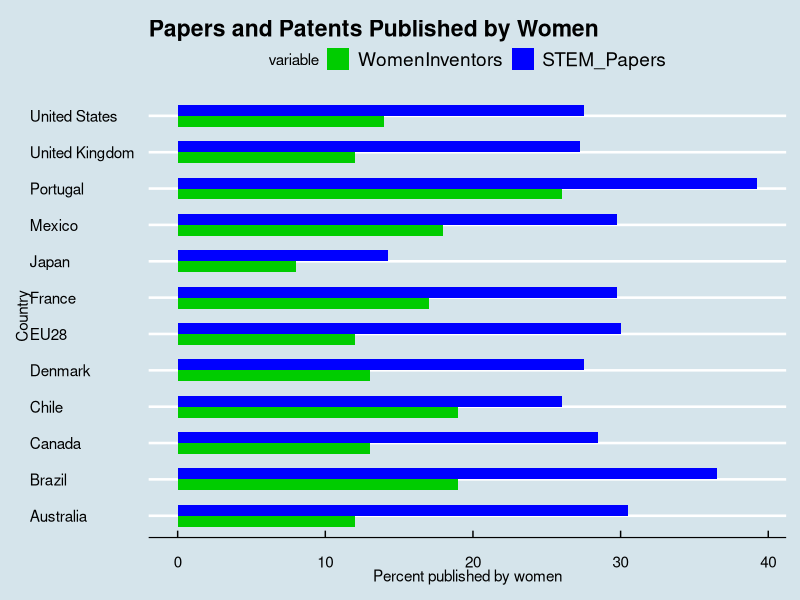

The R source for this figure:
## ---- chunk 1
knitr::opts_chunk$set(echo = TRUE)
## ---- chunk 2
library(tidyverse)
library(dplyr)
library(ggplot2)
library(ggthemes)
library(ggrepel)
library(reshape2)

EconomistWomenResearch <- read_csv("EconomistWomenResearch.csv")

EconomistWomenResearch2 <- EconomistWomenResearch %>%
  mutate(STEM_Papers = ((Health_sciences + Physical_sciences + Engineering + Computer_science_math)/4)) %>%
  select(Country, WomenInventors, STEM_Papers)

EconomistWomenResearch2$WomenInventors <- EconomistWomenResearch2$WomenInventors * 100

EconomistWomenResearch2$STEM_Papers <- EconomistWomenResearch2$STEM_Papers * 100

#using melt from reshape2
meltedEWR2 <- melt(data = EconomistWomenResearch2, id.vars = "Country", measure.vars = c("WomenInventors", "STEM_Papers"))
## ---- chunk 3
# plot my data
ggplot(meltedEWR2, aes(y=value, x=Country)) + 
  geom_bar(aes(fill = variable), width = 0.6, position = position_dodge(width=0.6), stat="identity") +
  theme(axis.text.x = element_text(angle = 90, hjust = 1)) + ggtitle("Papers and Patents Published by Women") +
  labs(y="Percent published by women") + 
  theme_economist() +
  coord_flip() +
  scale_fill_manual(values=c("#00CC00", "#0000FF"))

